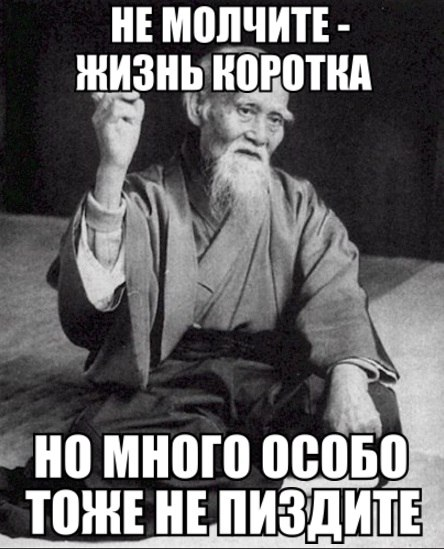
#> input picture Detect/Примеры/1.jpg, 444 x 549 px; its folder holds only this picture in this run
$ python main.py   (older library calls are emulated)
#> lines starting #> are read from the running program, lines starting #| are printed output that depends on the picture; after the words box and inside, x2 and y2 are one past the last pixel; in counts of white or black regions, pixels touching at a corner belong together
#!/usr/bin/env python
# -*- coding: utf-8 -*-

import cv2
import os


def validate_contour(contour, img):
    [x, y, w, h] = cv2.boundingRect(contour)
    iw, ih = img.shape[1], img.shape[0]
    if w > iw/5 and 35 < h < (ih*0.8) and abs(x+w/2-iw/2) < 20:
        return True
    else:
        return False


def captch_ex(file_name):
#> called with file_name = 'Примеры/1.jpg'
    show = True
    img = cv2.imread(file_name)
#> img is the input picture: shape (549, 444, 3); mean B, G, R 102.5, 101.2, 102.3
    img_copy = img.copy()
    img2gray = cv2.cvtColor(img, cv2.COLOR_BGR2GRAY)
    ret, new_img = cv2.threshold(img2gray, 254, 255, cv2.THRESH_BINARY)
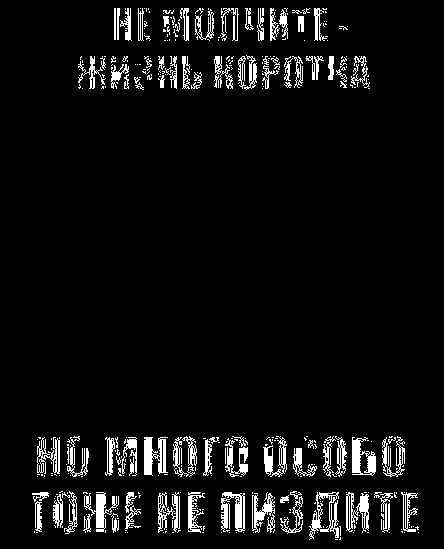
#> new_img: shape (549, 444); 6% white; 383 white regions (295 under 20 px), largest, box (x1, y1, x2, y2) and area: (221, 492, 245, 532) 572, (144, 437, 168, 476) 563, (352, 437, 376, 476) 510
    kernel = cv2.getStructuringElement(cv2.MORPH_CROSS, (3, 3))
    dilated = cv2.dilate(new_img, kernel, iterations=9)
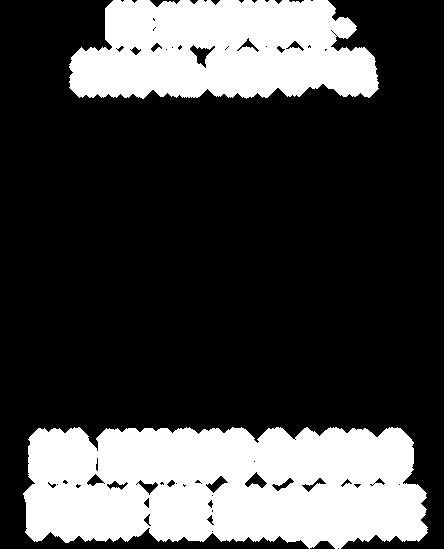
#> dilated: shape (549, 444); 27.2% white; 2 white regions
    dilated_copy = dilated.copy()
    ret, contours, hierarchy = cv2.findContours(dilated, cv2.RETR_EXTERNAL, cv2.CHAIN_APPROX_NONE) # get contours
#> contours = 2 contours; box (x1, y1, x2, y2) and area: (23, 427, 428, 549) 42236, (69, 0, 379, 99) 24878
    for contour in contours:
        [x, y, w, h] = cv2.boundingRect(contour)
        if validate_contour(contour, img):
            cv2.rectangle(img, (x, y), (x+w, y+h), (0, 255, 0), 2)
        else:
            cv2.rectangle(img, (x, y), (x + w, y + h), (0, 0, 255), 2)
#> this loop made 2 passes
#> (iw in validate_contour, ih in validate_contour) on passes 1 to 2: (444, 549), (444, 549)
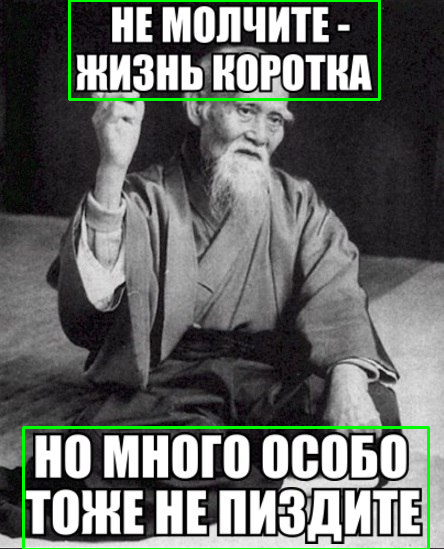
#> img: shape (549, 444, 3); 1.84% of pixels changed, all inside (x1, y1, x2, y2) = (22, 0, 430, 549)
    if show:
        windows = [['Оригинал', img_copy], ['Отфильтрованный', new_img], ['С обводкой', dilated_copy], ['Результат', img]]
        for name, image in windows:
            cv2.imshow(name, image)
            cv2.moveWindow(name, 100, 100)
            cv2.waitKey()
            cv2.destroyWindow(name)
#> this loop made 4 passes
folder = 'Примеры'
for pic in reversed(os.listdir(folder)):
    captch_ex(os.path.join(folder, pic))

$ run again, on Detect/Примеры/3.jpg
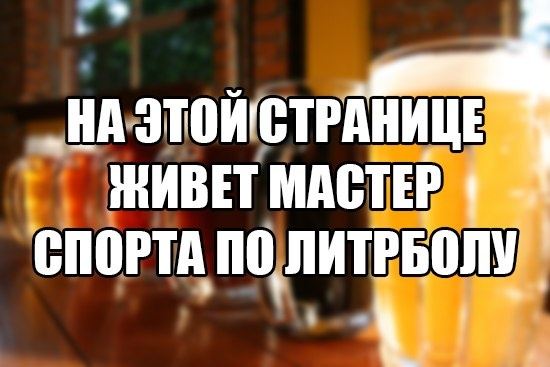
#> input picture Detect/Примеры/3.jpg, 550 x 367 px
#> in captch_ex, img is the input picture: shape (367, 550, 3); mean B, G, R 83.8, 115.5, 146.4
#> in captch_ex, `ret, new_img = cv2.threshold(img2gray, 254, 255, cv2.THRESH_BINARY)`:
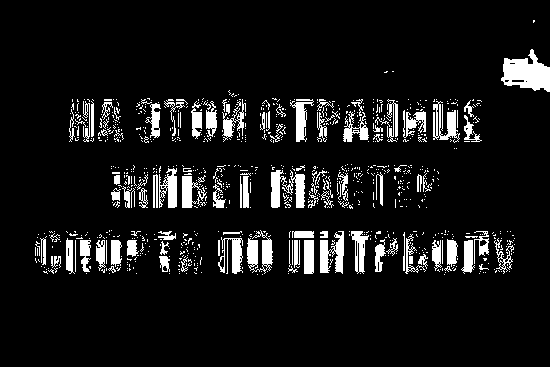
#> new_img: shape (367, 550); 8.6% white; 869 white regions (760 under 20 px), largest, box (x1, y1, x2, y2) and area: (501, 49, 550, 92) 1270, (271, 170, 305, 208) 736, (247, 230, 273, 274) 616
#> dilated: shape (367, 550); 35.9% white; 6 white regions
#> contours = 6 contours; box (x1, y1, x2, y2) and area: (26, 221, 524, 284) 26272, (60, 81, 491, 158) 23452, (102, 155, 448, 218) 18236, (492, 40, 550, 101) 2472, (375, 62, 403, 82) 313, (524, 11, 544, 32) 208
#> the loop in captch_ex, `for contour in contours:` made 6 passes
#> after the loop in captch_ex, `for contour in contours:`:
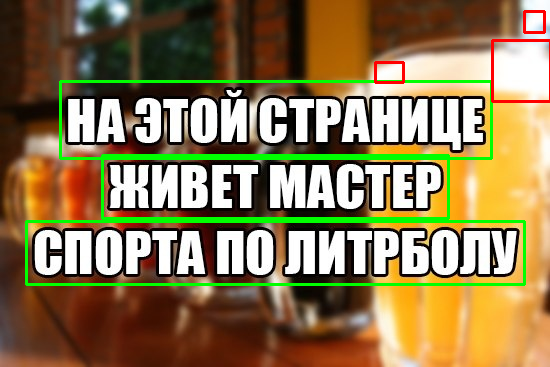
#> img: shape (367, 550, 3); 4.87% of pixels changed, all inside (x1, y1, x2, y2) = (25, 10, 550, 286)
#> the loop in captch_ex, `for name, image in windows:` made 4 passes
